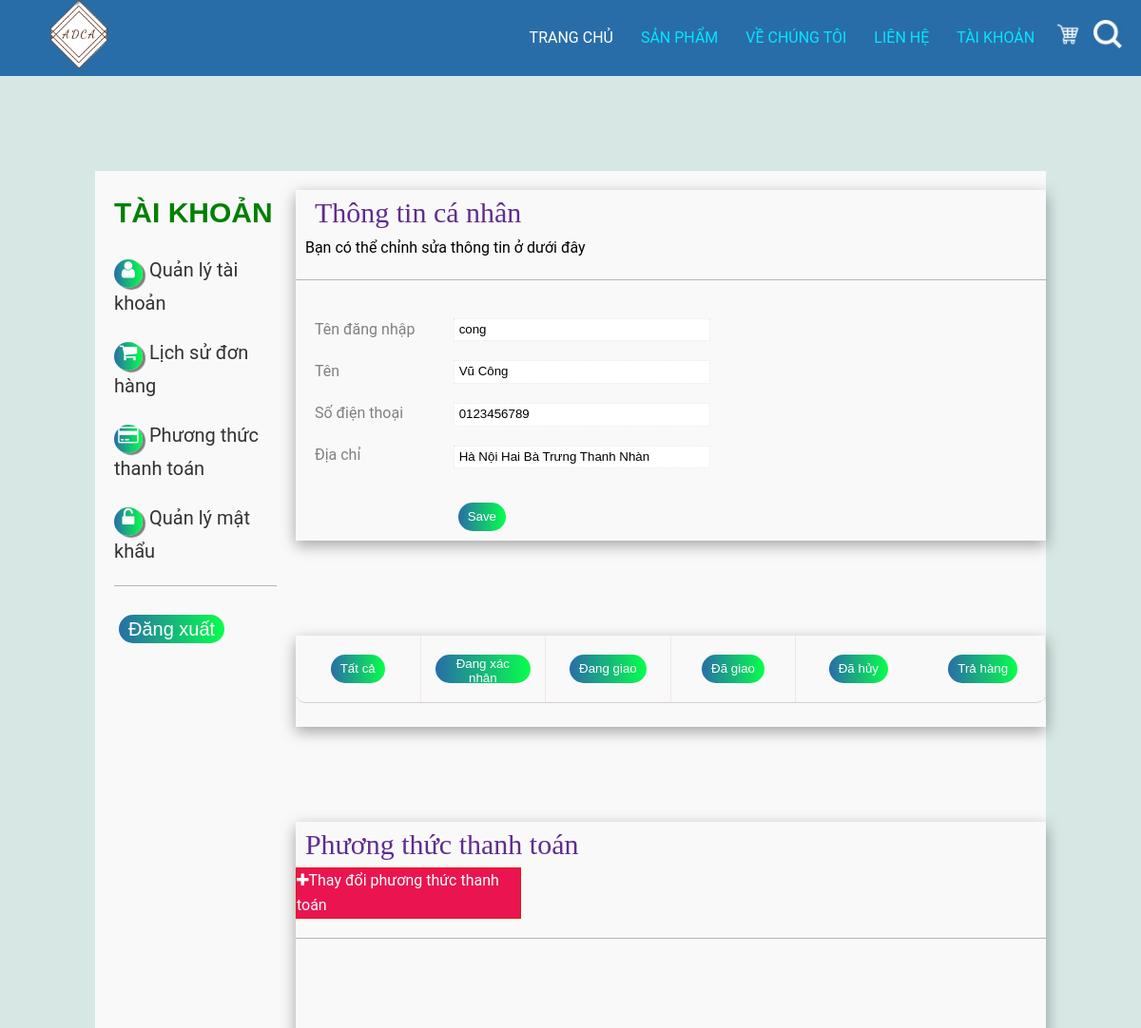
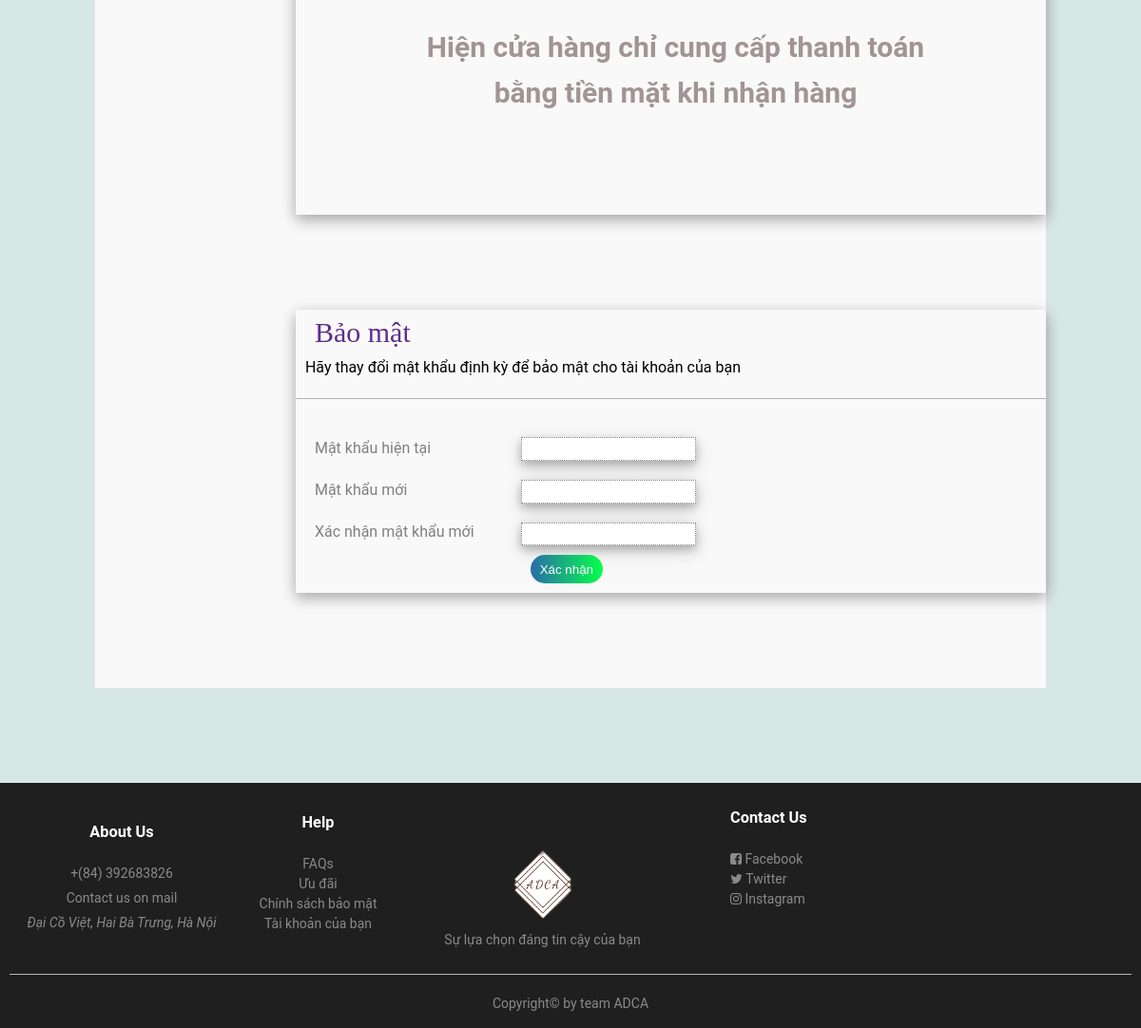
Page /profile (signed in) on the committed database (2 pictures, top to bottom).
### tables this page shows
CREATE TABLE `guest` (
  `user_name` varchar(50) NOT NULL,
  `your_password` varchar(50) DEFAULT NULL,
  `your_name` varchar(50) DEFAULT NULL,
  `address` text DEFAULT NULL,
  `telephone` text DEFAULT NULL
);

### mvc/controllers/ProfileController.php (called while the page is built, shortened)
<?php
class ProfileController extends DefaultController implements Controller {
	public function __render(){
        require_once ROOT . DS . 'mvc' . DS . 'views' . DS . 'profile.php';
    }
}

### public/index.php (called while the page is built, shortened)
<?php
$url = isset($_GET["url"]) ? $_GET["url"] : "/";
$route = new RouteController($url);
$route->show();

### services/GuestServices.php (called while the page is built, shortened)
<?php
require_once ROOT . DS . 'services' . DS . 'MySqlConnect.php';
require_once ROOT . DS . 'mvc' . DS . 'models' . DS . 'Guest.php';
class GuestServices extends MySqlConnect {
    public function get($username){
        $query = "select * from guest
                    where user_name='" . $username . "'";
        $result = parent::executeQuery();
        if($row = mysqli_fetch_array($result)){
            $username = $row["user_name"];
            $password = $row["your_password"];
            $name = $row["your_name"];
            $address = $row["address"];
            $telephone = $row["telephone"];
            $guest = new Guest($username, $password, $name, $address, $telephone);
            return $guest;
        }
        return null;
    }
}

### services/MySqlConnect.php (called while the page is built, shortened)
<?php
class MySqlConnect implements ISqlConnect {
    private $db;
    private $query;
    public function __construct(){
        $this->db = mysqli_connect(DB_HOST, DB_USER, DB_PASSWORD, DB_NAME, DB_PORT);
    }
    public function addQuerry($query){
        $this->query = $query;
    }
    public function executeQuery(){
        $result = mysqli_query($this->db, $this->query);
        return $result;
    }
}

### mvc/models/Guest.php (called while the page is built, shortened)
<?php
class Guest {
    private $username;
    private $name;
    private $address;
    private $telephone;
    public function getUsername()
    {
        return $this->username;
    }
    public function getName()
    {
        return $this->name;
    }
    public function getAddress()
    {
        return $this->address;
    }
    public function getTelephone()
    {
        return $this->telephone;
    }
    public function setUsername($username)
    {
        $this->username = $username;
    }
    public function setName($name)
    {
        $this->name = $name;
    }
    public function setAddress($address)
    {
        $this->address = $address;
    }
    public function setTelephone($telephone)
    {
        $this->telephone = $telephone;
    }
}

### mvc/views/profile.php (the view, shortened to what this page needs)
<?php
require_once ROOT . DS . 'services' . DS . 'GuestServices.php';
$service = new GuestServices();
$username = $_SESSION['username'];
$person = $service->get($username);
?>
<!DOCTYPE html>
<html lang="en">
	<head>
		<link rel="stylesheet" type="text/css" href="https://stackpath.bootstrapcdn.com/font-awesome/4.7.0/css/font-awesome.min.css">
		<link rel="stylesheet" href="public/css/profile.css">
		<link rel="stylesheet" href="public/css/footer_container.css" type="text/css">
		<link rel="stylesheet" href="public/css/nav_bar.css">
	</head>
	<?php require_once ROOT . DS . 'mvc' . DS . 'views' . DS . 'nav_bar.php'; ?>
	<section>
		<div class="account_container">
			<div class="left_side_bar">
				<h1>TÀI KHOẢN</h1>
				<ul>
					<li><a href="#profile"><i class="fa fa-user" aria-hidden="true"></i>Quản lý tài khoản</a></li>
					<li><a href="#order"><i class="fa fa-shopping-cart" aria-hidden="true"></i>Lịch sử đơn hàng</a></li>
					<li><a href="#payment"><i class="fa fa-credit-card" aria-hidden="true"></i>Phương thức thanh toán</a></li>
					<li><a href="#pwd"><i class="fa fa-unlock-alt" aria-hidden="true"></i>Quản lý mật khẩu</a></li>
					<li><hr></li>
					<li><a href="library/refresh_session.php"><button type="submit" style="font-size: 20px; padding: 3px 10px">Đăng xuất</button></a></li>
				</ul>
			</div>
			<div class="main_content">
				<div class="user" id ="profile">
					<div class="row">
						<div class="user-title">
							<h1 class= "h1title">Thông tin cá nhân</h1>
							<p style= "margin-left: 10px">Bạn có thể chỉnh sửa thông tin ở dưới đây</p>
							<hr>
						</div>
						<div class="user-content">
							<div class="label">
								<label for="sign_name">Tên đăng nhập</label>
								<label for="name">Tên</label>
								<label for="phone">Số điện thoại</label>
								<label for="address">Địa chỉ</label>
							</div>
							<div class="input">
								<form action="library/refresh_profile.php" method="POST">
									<div class="input_text">
										<p><input type="text" name="username" class="sign_name" value = "<?php echo $person->getUsername(); ?>" readonly="readonly">
										<p><input type="text" name="name" class = "name" value = "<?php echo $person->getName(); ?>">
										<p><input type="text" name="telephone" class="phone" value="<?php echo $person->getTelephone(); ?>">
										<p><input type="text" name="address" class="phone" value="<?php echo $person->getAddress(); ?>">
									</div>
									<br />
									<button type="submit">Save</button>
								</form>
							</div>
						</div>
					</div>
				</div>
				<div class="order_content" id="order">
					<div class="row">
						<div class="status">
							<ul>
                                                                <li><button onclick='show_all()'>Tất cả</button></li>
                                                                <li><button onclick="show_by_status('stt0')">Đang xác nhận</button></li>
                                                                <li><button onclick="show_by_status('stt1')">Đang giao</button></li>
                                                                <li><button onclick="show_by_status('stt2')">Đã giao</button></li>
                                                                <li><button onclick="show_by_status('stt3')">Đã hủy</button></li>
                                                                <li><button onclick="show_by_status('stt4')">Trả hàng</button></li>
							</ul>
						</div>
                                        </div>
				</div>
					<div class="payment_content" id='payment'>
						<div class="row">
							<div class="cards">
								<h1 style= "margin-left: 10px">Phương thức thanh toán</h1>
								<p id = 'add'><i class="fa fa-plus" aria-hidden="true"></i>Thay đổi phương thức thanh toán</p>
								<hr>
								<div class="content">
									<h2 style= "margin-left: 10px">Hiện cửa hàng chỉ cung cấp thanh toán bằng tiền mặt khi nhận hàng</h2>
								</div>
							</div>
						</div>
					</div>
					<div class="password" id='pwd'>
						<div class="row">
							<div class="pwd_title">
								<h1>Bảo mật</h1>
								<p style= "margin-left: 10px">Hãy thay đổi mật khẩu định kỳ để bảo mật cho tài khoản của bạn</p>
								<hr>
							</div>
							<div class="label">
								<label for="new_pwd">Mật khẩu hiện tại</label>
								<label for="new_pwd_verify">Mật khẩu mới</label>
								<label for="validation">Xác nhận mật khẩu mới</label>
							</div>
							<form action="library/refresh_password.php" method="POST">
								<div class="input">
									<input type="password" name="old_password">
									<br>
									<input type="password" name="new_password">
									<br>
									<input type="password" name="re_new_password">
									<br>
									<button type="submit">Xác nhận</button>
								</div>
							</form>
						</div>
					</div>
				</div>
			</div>
		</section>

### public/css/profile.css (style rules this page uses)
* { margin: 0; padding: 0; box-sizing: border-box; }
ul { list-style: none; }
html { scroll-behavior: smooth; }
.account_container { margin: 100px 100px; background: white; display: flex; background: #f9f9f9; }
.left_side_bar { flex-basis: 30%; }
.account_container h1 { margin-left: 20px; font-size: 30px; font-weight: 500; font-family: 'Monda'; color:#602D8D; }
.left_side_bar h1 { margin-top: 20px; margin-left: 20px; font-family: arial; font-size: 30px; text-align: left; font-weight:bold; text-transform: uppercase; color: green; }
.left_side_bar ul { display: block; margin-top: 20px; }
.left_side_bar ul li { margin: 20px; }
.left_side_bar ul li a { text-decoration: none; display: block; color: rgba(0, 0, 0, 0.8); font-size: 20px; }
.left_side_bar ul li a i { margin-right: 7px; border-radius: 50%; width: 30px; height: 30px; box-shadow: 3px 2px 1px gray; color: white; line-height: 23px; text-align: center; }
.left_side_bar ul li a i { background: linear-gradient(to right, #286DA8, #06ff4b); }
.account_container .main_content { display: block; }
.account_container .main_content .user { margin-bottom: 100px; margin-top: 20px; }
.account_container .main_content .row { width: 100%; box-shadow: rgba(0, 0, 0, 0.35) 0px 5px 15px; }
.user-title { width: 100%; }
.user-content { width: 70%; display: flex; }
.label { flex-basis: 30%; color: gray; }
.label label { display: block; margin: 20px 20px; line-height: 1.5 }
.input { flex-basis: 70%; }
.input .input_text input { display: inline-block; margin-top: 20px;; width: 70%; line-height: 1.7; border: 1px dotted #ebe7e7; outline: none; padding-left: 5px; }
.order_content .row { display: block; }
.order_content .status ul { display: flex; justify-content: space-around; border-bottom: 1px solid #d9cbcb; border-radius: 10px; }
.order_content .status ul li { flex-basis: 30%; border-right: 1px solid #f3e7e7; text-align: center; line-height: 1.5; padding: 10px 10px; }
.order_content .status ul li:nth-child(5) { border: none; }
#add { border: 1px solid #e8160f; background: #ea1550; width: 30%; color: white; }
.payment_content { margin-top: 100px; }
.payment_content .cards { flex-basis: 100%; }
.payment_content .content { height: 300px; }
.payment_content .content h2 { color: #a29494; text-align: center; padding: 100px; font-size: 30px; }
.password { margin-top: 100px; margin-bottom: 100px; }
.password .pwd_title { flex-basis: 100%; }
.password .input input { display: inline-block; margin-top: 20px;; width: 100%; line-height: 1.7; padding-left: 5px; border: 1px dotted gray; outline: none; box-shadow: 0 4px 8px 0 rgba(0, 0, 0, 0.2), 0 6px 20px 0 rgba(0, 0, 0, 0.19); }
button { border-radius: 50px; width: fit-content; height: 30px; background: linear-gradient(to right,#286DA8, #06ff4b); color: white; border: none; outline: none; cursor: pointer; margin: 10px 5px; padding: 2px 10px; }
.password button { margin: 10px; }
.row { display: flex; flex-wrap: wrap; }
hr { border: none; background: #ebe7e7; height: 1px; margin: 20px 0; }

### public/css/footer_container.css (style rules this page uses)
hr { border: none; background: #b5b5b5; height: 1px; margin: 20px 0; }

### public/css/nav_bar.css (style rules this page uses)
* { padding:0; margin: 0; text-decoration: none; }

### rows in the picture
guest: username "cong", name "Vũ Công", telephone "0123456789", address "Hà Nội Hai Bà Trưng Thanh Nhàn"
